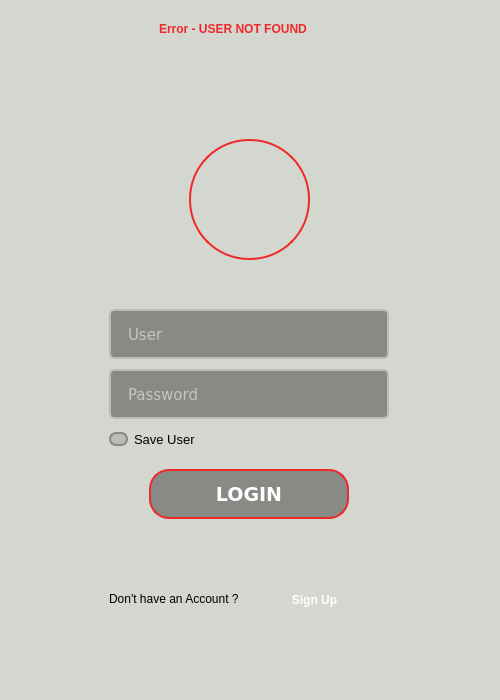
<?xml version="1.0" encoding="UTF-8"?>
<ui version="4.0">
 <class>MainWindow</class>
 <widget class="QMainWindow" name="MainWindow">
  <property name="geometry">
   <rect>
    <x>0</x>
    <y>0</y>
    <width>500</width>
    <height>700</height>
   </rect>
  </property>
  <property name="maximumSize">
   <size>
    <width>500</width>
    <height>700</height>
   </size>
  </property>
  <property name="windowTitle">
   <string>MainWindow</string>
  </property>
  <widget class="QWidget" name="centralwidget">
   <property name="minimumSize">
    <size>
     <width>500</width>
     <height>700</height>
    </size>
   </property>
   <property name="maximumSize">
    <size>
     <width>500</width>
     <height>700</height>
    </size>
   </property>
   <property name="styleSheet">
    <string notr="true">background-color: rgb(211, 215, 207);</string>
   </property>
   <layout class="QVBoxLayout" name="verticalLayout">
    <property name="spacing">
     <number>0</number>
    </property>
    <item>
     <widget class="QFrame" name="frame_1">
      <property name="maximumSize">
       <size>
        <width>16777215</width>
        <height>40</height>
       </size>
      </property>
      <property name="styleSheet">
       <string notr="true">border:0</string>
      </property>
      <property name="frameShape">
       <enum>QFrame::StyledPanel</enum>
      </property>
      <property name="frameShadow">
       <enum>QFrame::Raised</enum>
      </property>
      <widget class="QLabel" name="Error">
       <property name="geometry">
        <rect>
         <x>150</x>
         <y>10</y>
         <width>191</width>
         <height>19</height>
        </rect>
       </property>
       <property name="font">
        <font>
         <weight>75</weight>
         <bold>true</bold>
        </font>
       </property>
       <property name="styleSheet">
        <string notr="true">color: rgb(239, 41, 41);</string>
       </property>
       <property name="text">
        <string>Error - USER NOT FOUND</string>
       </property>
      </widget>
     </widget>
    </item>
    <item>
     <widget class="QFrame" name="frame_2">
      <property name="styleSheet">
       <string notr="true">border:0</string>
      </property>
      <property name="frameShape">
       <enum>QFrame::StyledPanel</enum>
      </property>
      <property name="frameShadow">
       <enum>QFrame::Raised</enum>
      </property>
      <widget class="QCheckBox" name="checkBox">
       <property name="geometry">
        <rect>
         <x>100</x>
         <y>380</y>
         <width>92</width>
         <height>21</height>
        </rect>
       </property>
       <property name="font">
        <font>
         <pointsize>10</pointsize>
         <weight>50</weight>
         <bold>false</bold>
         <kerning>true</kerning>
        </font>
       </property>
       <property name="styleSheet">
        <string notr="true">QCheckBox::indicator{
border: 2px solid rgb(136, 138, 133);
border-radius: 7px;
width: 15px;
heigth: 15px;
background-color: rgb(186, 189, 182);
}

QCheckBox::indicator:checked{
border: 2px solid rgb(204, 0, 0);
background-color: rgbrgb(239, 41, 41);
}
</string>
       </property>
       <property name="text">
        <string>Save User</string>
       </property>
      </widget>
      <widget class="QLineEdit" name="Password">
       <property name="enabled">
        <bool>true</bool>
       </property>
       <property name="geometry">
        <rect>
         <x>100</x>
         <y>320</y>
         <width>280</width>
         <height>50</height>
        </rect>
       </property>
       <property name="font">
        <font>
         <family>DejaVu Sans</family>
         <pointsize>11</pointsize>
         <weight>50</weight>
         <bold>false</bold>
        </font>
       </property>
       <property name="styleSheet">
        <string notr="true">QLineEdit{
border: 2px solid rgb(186, 189, 182);
border-radius: 5px;
padding: 15px;
	background-color: rgb(136, 138, 133);
color: rgb(255, 255, 255);
}
QLineEdit:hover{
border: 2px solid rgb(122, 6, 6);
}

QLineEdit:focus{
border: 2px solid rgb(239, 41, 41);
color: rgb(200, 200, 200);
}
</string>
       </property>
       <property name="text">
        <string/>
       </property>
       <property name="echoMode">
        <enum>QLineEdit::Password</enum>
       </property>
       <property name="placeholderText">
        <string>Password</string>
       </property>
      </widget>
      <widget class="QFrame" name="Avatar">
       <property name="geometry">
        <rect>
         <x>180</x>
         <y>90</y>
         <width>121</width>
         <height>121</height>
        </rect>
       </property>
       <property name="styleSheet">
        <string notr="true">background-image: url(:/Avatar/Design/icones/avatar.png);
border: 2px  solid rgb(239, 41, 41);
border-radius: 60px;
</string>
       </property>
       <property name="frameShape">
        <enum>QFrame::StyledPanel</enum>
       </property>
       <property name="frameShadow">
        <enum>QFrame::Raised</enum>
       </property>
      </widget>
      <widget class="QPushButton" name="LOGINButton">
       <property name="enabled">
        <bool>true</bool>
       </property>
       <property name="geometry">
        <rect>
         <x>140</x>
         <y>420</y>
         <width>200</width>
         <height>50</height>
        </rect>
       </property>
       <property name="font">
        <font>
         <family>DejaVu Sans</family>
         <pointsize>14</pointsize>
         <weight>75</weight>
         <italic>false</italic>
         <bold>true</bold>
        </font>
       </property>
       <property name="styleSheet">
        <string notr="true">QPushButton{
	
	background-color: rgb(136, 138, 133);
	border: 2px solid rgb(239, 41, 41);
	border-radius: 20px;
	color: rgb(255, 255, 255);
}

QPushButton:pressed{
	background-color: rgb(239, 41, 41);
	border: 2px solid rgb(239, 41, 41);
}</string>
       </property>
       <property name="text">
        <string>LOGIN</string>
       </property>
      </widget>
      <widget class="QLineEdit" name="User">
       <property name="enabled">
        <bool>true</bool>
       </property>
       <property name="geometry">
        <rect>
         <x>100</x>
         <y>260</y>
         <width>280</width>
         <height>50</height>
        </rect>
       </property>
       <property name="font">
        <font>
         <family>DejaVu Sans</family>
         <pointsize>11</pointsize>
         <weight>50</weight>
         <bold>false</bold>
        </font>
       </property>
       <property name="styleSheet">
        <string notr="true">QLineEdit{
border: 2px solid rgb(186, 189, 182);
border-radius: 5px;
padding: 15px;
background-color: rgb(136, 138, 133);
color: rgb(255, 255, 255);
}
QLineEdit:hover{
border: 2px solid rgb(122, 6, 6);
}

QLineEdit:focus{
border: 2px solid rgb(239, 41, 41);
color: rgb(200, 200, 200);
}
</string>
       </property>
       <property name="text">
        <string/>
       </property>
       <property name="placeholderText">
        <string>User</string>
       </property>
      </widget>
      <widget class="QPushButton" name="SignUpButton">
       <property name="geometry">
        <rect>
         <x>280</x>
         <y>540</y>
         <width>51</width>
         <height>21</height>
        </rect>
       </property>
       <property name="font">
        <font>
         <weight>75</weight>
         <bold>true</bold>
        </font>
       </property>
       <property name="styleSheet">
        <string notr="true">QPushButton{
	color: rgb(255, 255, 255);
}

QPushButton:pressed{
	color:rgb(239, 41, 41);
	
}</string>
       </property>
       <property name="text">
        <string>Sign Up</string>
       </property>
      </widget>
      <widget class="QLabel" name="label">
       <property name="geometry">
        <rect>
         <x>100</x>
         <y>540</y>
         <width>161</width>
         <height>20</height>
        </rect>
       </property>
       <property name="text">
        <string>Don't have an Account ?</string>
       </property>
      </widget>
     </widget>
    </item>
    <item>
     <widget class="QFrame" name="frame_3">
      <property name="minimumSize">
       <size>
        <width>35</width>
        <height>0</height>
       </size>
      </property>
      <property name="maximumSize">
       <size>
        <width>16777215</width>
        <height>40</height>
       </size>
      </property>
      <property name="styleSheet">
       <string notr="true">border:0</string>
      </property>
      <property name="frameShape">
       <enum>QFrame::StyledPanel</enum>
      </property>
      <property name="frameShadow">
       <enum>QFrame::Raised</enum>
      </property>
      <widget class="QFrame" name="Logo">
       <property name="geometry">
        <rect>
         <x>40</x>
         <y>0</y>
         <width>150</width>
         <height>40</height>
        </rect>
       </property>
       <property name="maximumSize">
        <size>
         <width>150</width>
         <height>40</height>
        </size>
       </property>
       <property name="styleSheet">
        <string notr="true">background-image: url(:/Bosh/Design/icones/bosch-logo_2_150x40.png);

border-radius: 5px</string>
       </property>
       <property name="frameShape">
        <enum>QFrame::StyledPanel</enum>
       </property>
       <property name="frameShadow">
        <enum>QFrame::Raised</enum>
       </property>
      </widget>
      <widget class="QFrame" name="Ua">
       <property name="geometry">
        <rect>
         <x>300</x>
         <y>0</y>
         <width>161</width>
         <height>80</height>
        </rect>
       </property>
       <property name="styleSheet">
        <string notr="true">background-repeat:none;
border-radius: 5px;
background-image: url(:/Bosh/Design/icones/UA1_150x40.png);</string>
       </property>
       <property name="frameShape">
        <enum>QFrame::StyledPanel</enum>
       </property>
       <property name="frameShadow">
        <enum>QFrame::Raised</enum>
       </property>
      </widget>
     </widget>
    </item>
   </layout>
  </widget>
 </widget>
 <resources>
  <include location="file_rc.qrc"/>
 </resources>
 <connections/>
</ui>
